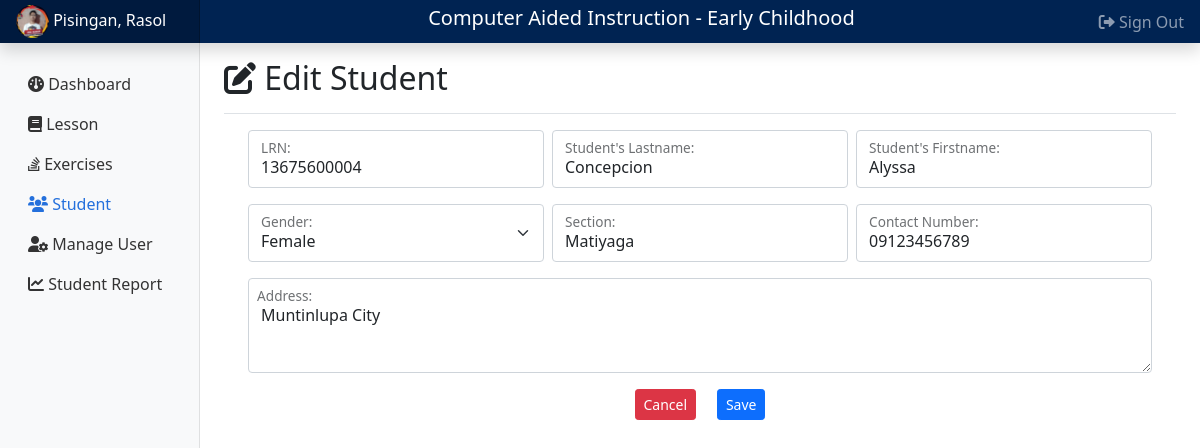
/addstudent.php?editstudent=4 (signed in), run on the app's committed database.
### tables this page shows
CREATE TABLE `tblstudent` (
  `StudentID` int(11) NOT NULL,
  `LRN` varchar(25) NOT NULL,
  `Fname` varchar(90) NOT NULL,
  `Lname` varchar(125) NOT NULL,
  `gender` varchar(50) NOT NULL,
  `studentsec` varchar(125) NOT NULL,
  `Address` varchar(255) NOT NULL,
  `MobileNo` varchar(90) NOT NULL,
  `STUDPASS` longtext NOT NULL,
  `imgsrc` varchar(255) NOT NULL
);

### addstudent.php (the view, shortened to what the rows shown need)
<?php
    require 'header1.php';
?>
    <main class="col-md-9 ms-sm-auto col-lg-10 px-md-4">
        <div class="d-flex justify-content-between flex-wrap flex-md-nowrap align-items-center pt-3 pb-2 mb-3 border-bottom">
            <?php
                if(isset($_GET['editstudent'])){
                    echo '<h1 class="h2"><i class="fa fa-pen-to-square"></i> Edit Student</h1>';
                }else{
                    echo '<h1 class="h2"><i class="fa-solid fa-circle-plus"></i> Add Student</h1>';
                }
            ?>
        </div>
        <div class="container">
            <form action="includes/process.php" method="post" enctype="multipart/form-data">
                <div class="row justify-content-center g-2 mb-3">
                    <div class="col-md">
                        <div class="form-floating">
                            <input type="text" class="form-control" name="lrn" id="floatingInputGrid" placeholder="name@example.com" value="<?php echo $lrn; ?>" required>
                            <label for="floatingInputGrid">LRN:</label>
                        </div>
                    </div>
                    <div class="col-md">
                        <div class="form-floating">
                            <input type="text" class="form-control" name="lname" id="floatingInputGrid" placeholder="name@example.com" value="<?php echo $lname; ?>" required>
                            <label for="floatingInputGrid">Student's Lastname:</label>
                        </div>
                    </div>
                    <div class="col-md">
                        <div class="form-floating">
                            <input type="text" class="form-control" name="fname" id="floatingInputGrid" placeholder="name@example.com" value="<?php echo $fname; ?>" required>
                            <label for="floatingInputGrid">Student's Firstname:</label>
                        </div>
                    </div>
                </div>
                <div class="row justify-content-center g-2 mb-3">
                    <div class="col-md">
                        <div class="form-floating">
                            <select class="form-select" name="gender" id="floatingSelectGrid" aria-label="Floating label select example" required>
                                <option value="Female" <?php if($gender == 'Female'){ echo 'selected'; } ?>>Female</option>
                            </select>
                            <label for="floatingSelectGrid">Gender:</label>
                        </div>
                    </div>
                    <div class="col-md">
                        <div class="form-floating">
                            <input type="text" class="form-control" name="section" id="floatingInputGrid" placeholder="name@example.com" value="<?php echo $section; ?>" required>
                            <label for="floatingInputGrid">Section:</label>
                        </div>
                    </div>
                    <div class="col-md">
                    <div class="form-floating">
                            <input type="text" class="form-control" name="contact" id="floatingInputGrid" placeholder="name@example.com" value="<?php echo $contact; ?>" required>
                            <label for="floatingInputGrid">Contact Number:</label>
                        </div>
                    </div>
                </div>
                <div class="row justify-content-center g-2 mb-3">
                    <div class="form-floating">
                        <textarea class="form-control" name="address" placeholder="Leave a comment here" id="floatingTextarea2" style="height: 95px"><?php echo $address; ?></textarea>
                        <label for="floatingTextarea2">Address:</label>
                    </div>
                </div>
            </form>
        </div>
    </main>
<?php
    require 'footer1.php';
?>

### data on the page
tblstudent: lrn "13675600004", lname "Concepcion", fname "Alyssa", gender "Female", section "Matiyaga", contact "09123456789", address "Muntinlupa City"

### other printed values
$_SESSION['ln'] "Pisingan"
$_SESSION['fn'] "Rasol"
